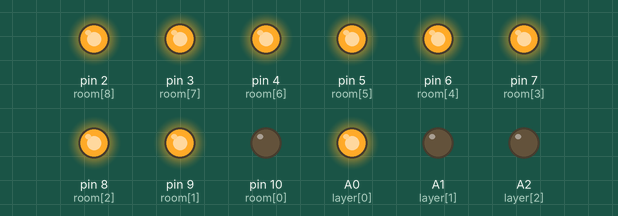
Simulated run of this sketch. Board: Arduino Uno, built with avr-gcc and run on an emulated ATmega328P. Shown: output pins drawn as LEDs (lit = HIGH).

Above: at 0.12 s.
At 1.12 s:
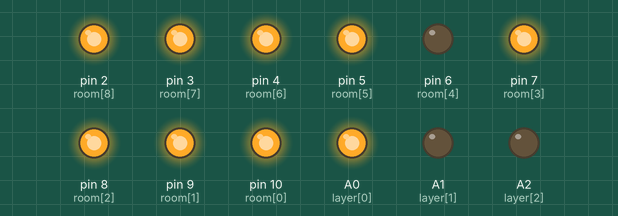
At 2.12 s:
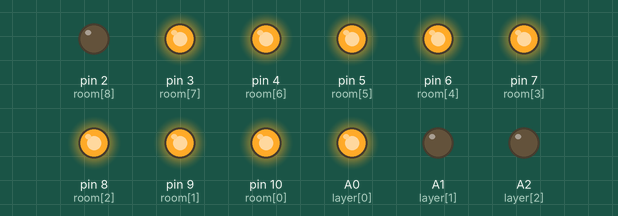
At 4.37 s:
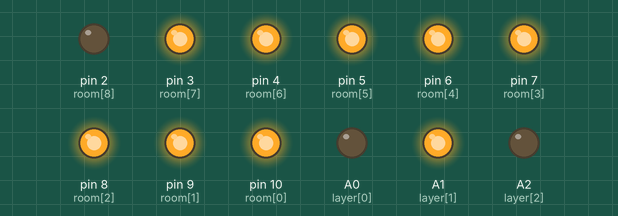
At 6.37 s:
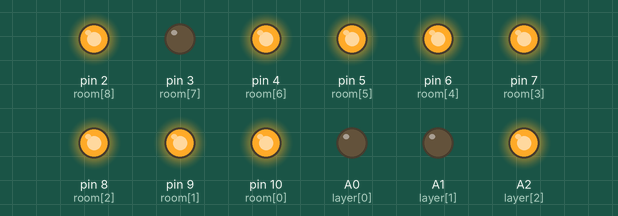
At 8.62 s:
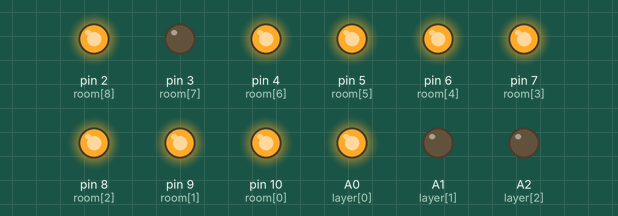
Timing chart, 0 to 8.9 s (numbered marks = the images above):
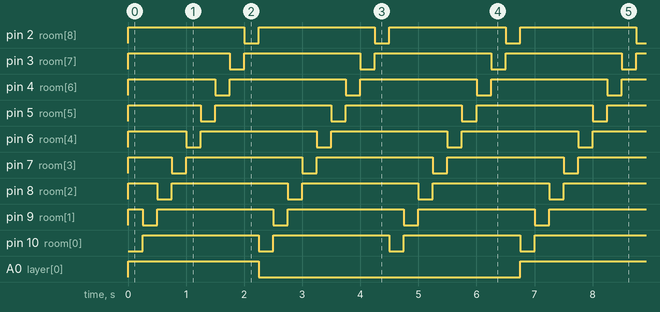

Measured:
- by itself, pin 2 (room[8]), pin 3 (room[7]), pin 10 (room[0]): alternates HIGH for 2.0 s and LOW for 0.25 s
- by itself, A0 (layer[0]), A1 (layer[1]), A2 (layer[2]): alternates HIGH for 2.3 s and LOW for 4.5 s
- by itself, pin 4 (room[6]), pin 5 (room[5]), pin 6 (room[4]), pin 7 (room[3]), pin 8 (room[2]), pin 9 (room[1]): repeats every 2.3 s: LOW 0.25 s, HIGH 2.0 s

The sketch:

333control_1sequential.ino
```cpp
int layer[3] = {A0,A1,A2};
int room[9] = {10,9,8,7,6,5,4,3,2};
int m_layer = 3;    // 층 수
int m_room = 9;     // 칸 수

void setup()
{
  for(int i=0;i<m_layer;i++){
    pinMode(layer[i], OUTPUT);      // 층 선언
    digitalWrite(layer[i], LOW);    // 각 층 비활성화
  }
  for(int i=0;i<m_room;i++){
    pinMode(room[i], OUTPUT);       // 칸 선언
  }
}

void loop()
{
  for (int floor=0; floor<m_layer; floor++){    // 0 ~ 2층 반복
    digitalWrite(layer[floor],HIGH);          // floor층 활성화
    for (int i=0; i<m_room; i++){     // 모든 칸에 대해 반복
      for (int j=0; j<m_room; j++){
        if (i==j)
          digitalWrite(room[j],LOW);  // i칸은 on하고
        else
          digitalWrite(room[j],HIGH); // 다른 칸은 off
        }
        delay(250);
      }
    digitalWrite(layer[floor], LOW);        // floor층 비활성화
    }
}
```
